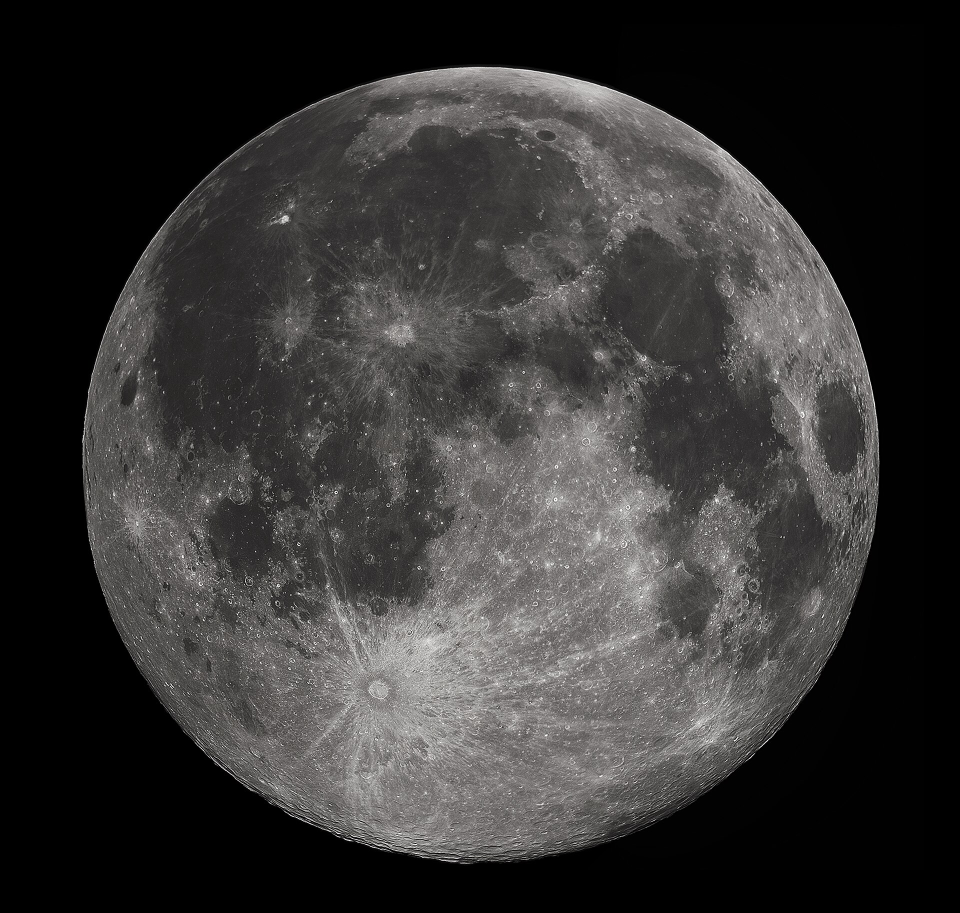
#> input picture moon.jpg, 1920 x 1825 px (shown at 1/2 size)
$ python 'Lunar Pleasures.py'
#> lines starting #> are read from the running program, lines starting #| are printed output that depends on the picture; after the words box and inside, x2 and y2 are one past the last pixel; in counts of white or black regions, pixels touching at a corner belong together
import cv2
import numpy as np
import matplotlib.pyplot as plt

img = cv2.imread("moon.jpg", cv2.IMREAD_GRAYSCALE)
#> img: shape (1825, 1920); min 0, max 255, mean 52.6

img = cv2.resize(img, (800, 800))
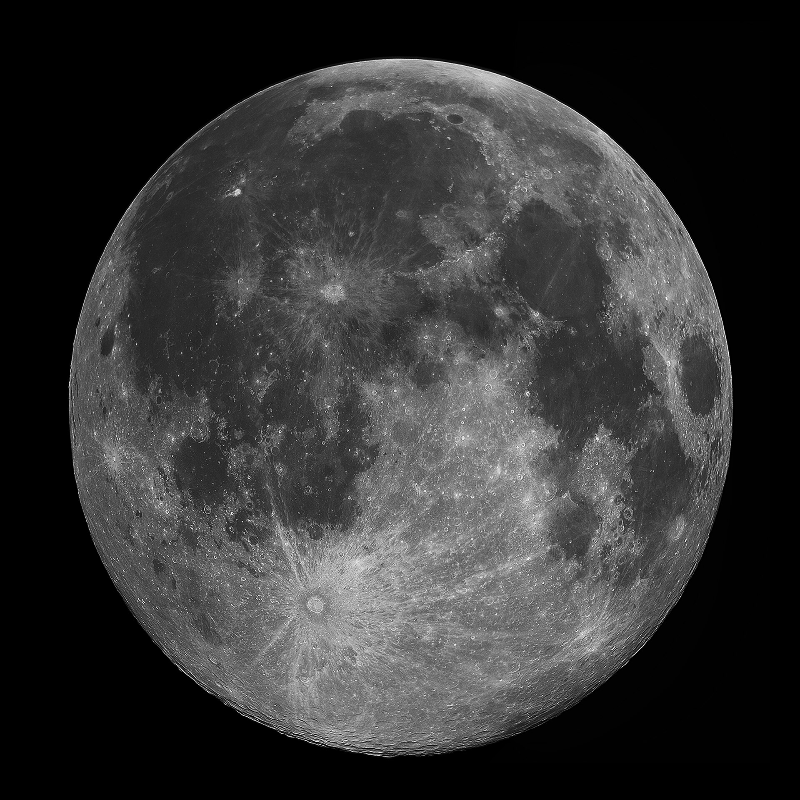
#> img: shape (800, 800); min 0, max 255, mean 52.5

edges = cv2.Canny(img, 50, 150)
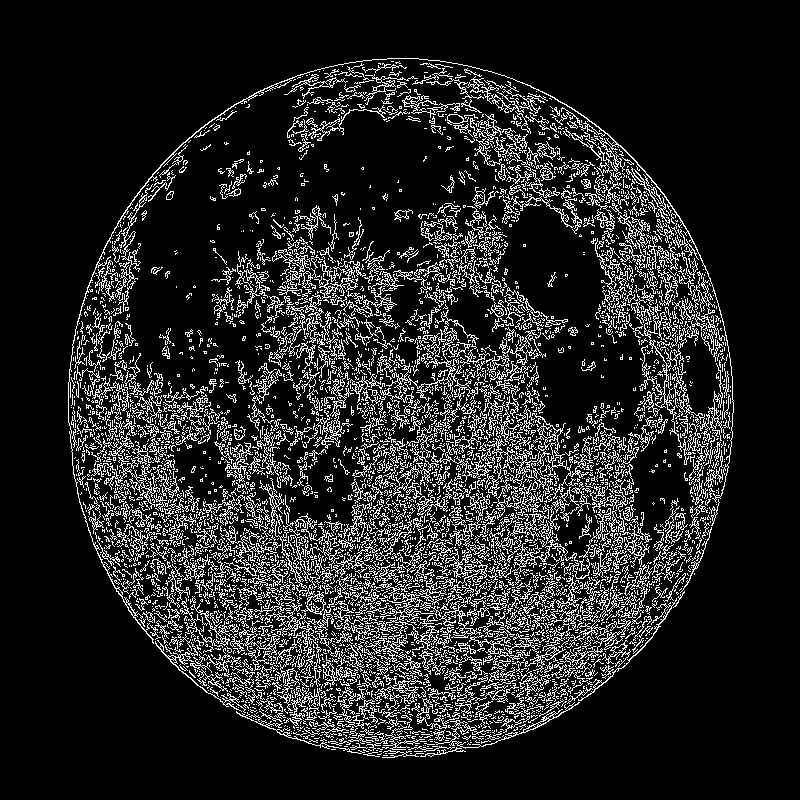
#> edges: shape (800, 800); 13.9% white in thin lines or dots, all inside (x1, y1, x2, y2) = (68, 58, 734, 758)
edges = edges / 255.0
edges = edges ** 0.5

step = 6
amplitude = 6
offset = 0

plt.figure(figsize=(8, 8), facecolor='black')

width = edges.shape[1]
#> width = 800
center = width // 2
#> center = 400
mask = np.exp(-((np.arange(width) - center)**2) / (2*(width/4)**2))

for i in range(0, edges.shape[0], step):
    row = edges[i]

    row = np.convolve(row, np.ones(7)/7, mode='same')
    row[row < 0.15] = 0

    row = row * mask

    x = np.arange(len(row))
    x = (x - center) * 0.6 + center

    y = row * amplitude + offset

    plt.plot(x, y, color='white', linewidth=0.8)

    offset += 1.1
#> after the loop, offset = 147.4

plt.gca().invert_yaxis()
plt.axis("off")
plt.tight_layout()

plt.savefig("moon_lines.png", facecolor='black', dpi=300)
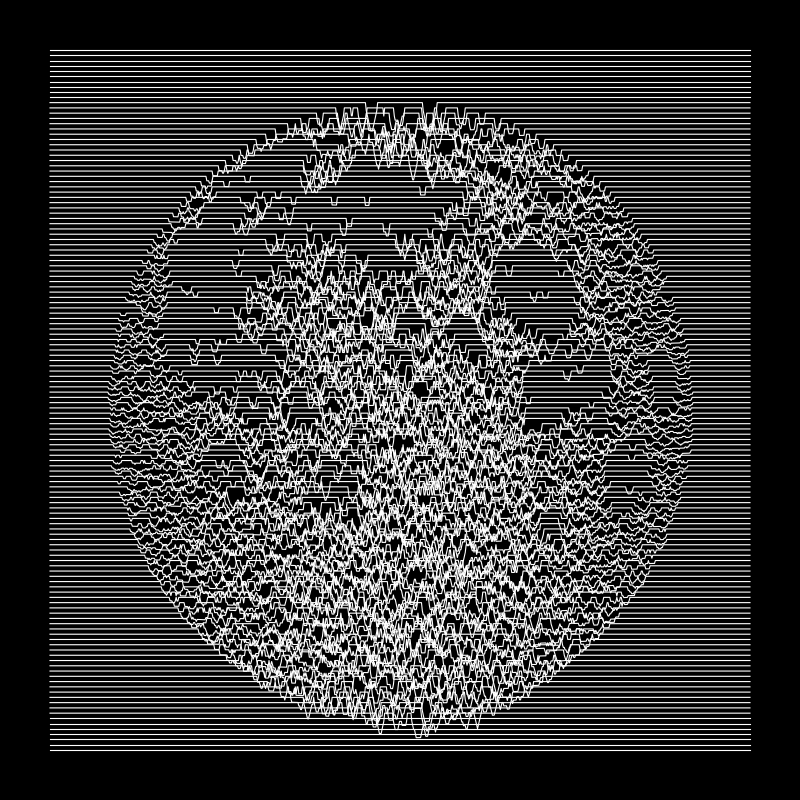
#> figure drawn by matplotlib, 1 panel

plt.show()
